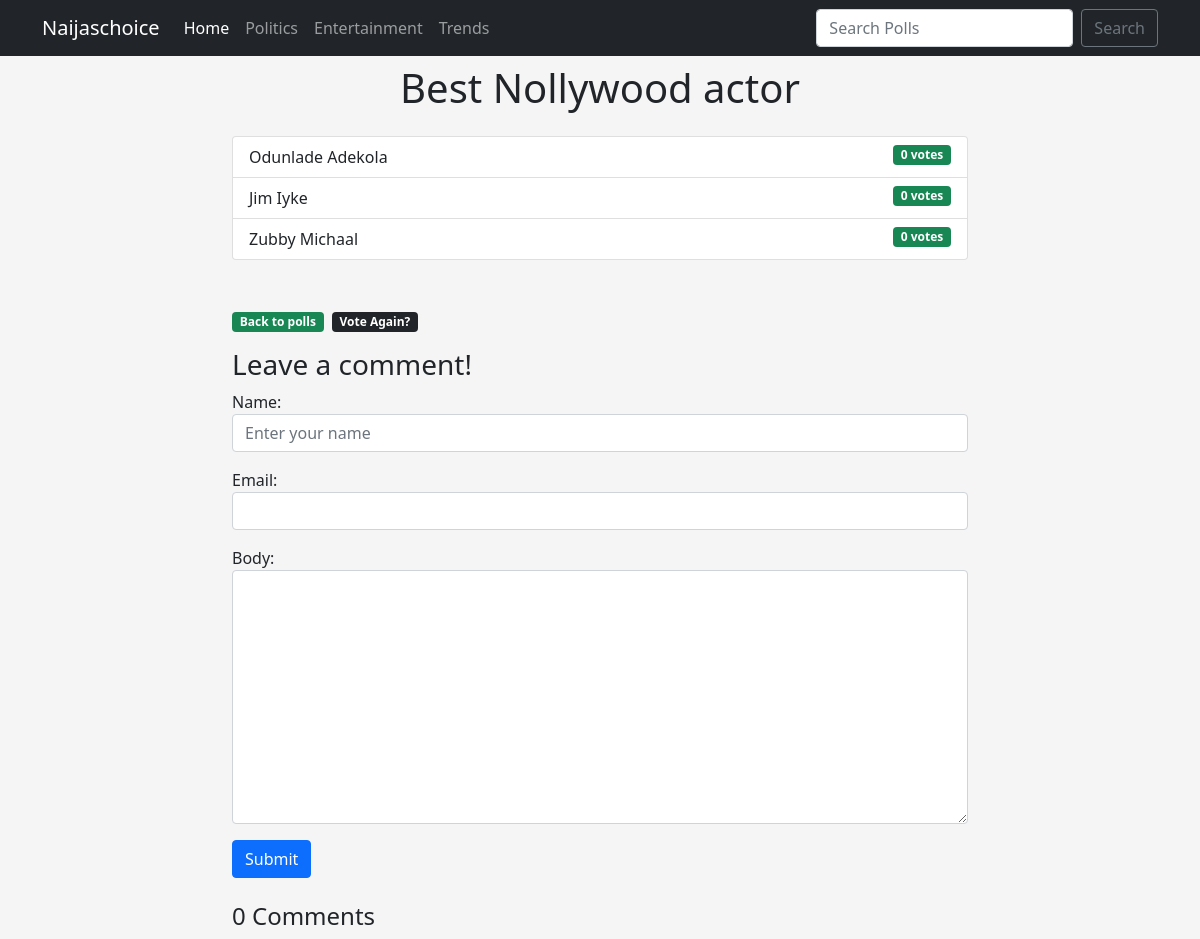
The app's page /3/results/ with its own data.
### polls/models.py (models this page shows, shortened)
class Question(models.Model):
    question_title = models.CharField(max_length=200, blank=False)
    pub_date = models.DateTimeField('date published')
    slug_field = models.CharField(max_length=100, blank=False)
    tags = TaggableManager()

class Choice(models.Model):
    question = models.ForeignKey(Question, on_delete=models.CASCADE)
    choice_text = models.CharField(max_length=200)
    votes = models.IntegerField(default=0)

### polls/views.py (the view)
# urls.py: path('<int:question_id>/results/', views.results, name='results'),
def results(request, question_id):
    question = get_object_or_404(Question, pk=question_id)
    comments = question.comments.filter(active=True)
    new_comment = None
    if request.method == 'POST':
        form = CommentForm(data=request.POST)
        if form.is_valid():
            new_comment = form.save(commit=False)
            new_comment.question = question
            new_comment.save()
    else:
        form = CommentForm()
    return render(request, 'polls/results.html', {'question': question,
                                                  'form': form, 'new_comment': new_comment, 'comments': comments})

### polls/forms.py
class CommentForm(forms.ModelForm):
    name = forms.CharField(widget=forms.TextInput(
        attrs={'class': 'form-control', 'placeholder': 'Enter your name'}))
    email = forms.EmailField(widget=forms.TextInput(
        attrs={'class': 'form-control'}))
    body = forms.CharField(widget=forms.Textarea(
        attrs={'class': 'form-control'}))
    class Meta:
        model = Comments
        fields = ('name', 'email', 'body')

### templates/polls/results.html (shortened to what this page needs)
{% extends 'base.html' %}
{% block content %}
<h1 class="mb-4 text-center mt-1">{{ question.question_title}}</h1>
<ul class="list-group mb-5">
    {% for choice in question.choice_set.all %}
    <li class="list-group-item">
        {{choice.choice_text}} <span class="badge bg-success float-end">
            {{ choice.votes }} vote{{ choice.votes |pluralize }}
        </span>
    </li>
    {% endfor %}
</ul>
<div class="row">
    <div class="share-col m-auto col-sm-12 col-md-6 justify-content-sm-start gap-2 mt-1">
        <a class="badge bg-success text-decoration-none" href="{% url 'index' %}">Back to polls</a>
        <a class="badge bg-dark text-decoration-none" href="{% url 'detail' question.id%}">Vote Again? </a>
    </div>
        {% load social_share %}
</div>
<div class="mb-4  mt-3">
    <div>
        {% if new_comment %}
        <div class="alert alert-success" role="alert">
            Your comment is awaiting moderation
        </div>
        {% else %}
        <h3>Leave a comment!</h3>
        <form method="POST" class="form-group">
            {{ form.as_p }}
            <button type="submit" class="btn btn-primary" value="Post a reply">Submit</button>
        </form>
        {% endif %}
    </div>
</div>
<div class="mt-4">
    <h4 >
        {{ question.comments.count }} Comment{{ question.comments.count |pluralize }}
    </h4>
</div>
</div>
</div>
</div>
{% endblock %}

### staticfiles/css/polls.css (style rules this page uses)
body { background: whitesmoke; }
.share-col { display: flex; justify-content: center; }

### records on screen
Question: question_title "Best Nollywood actor", comments.count "0"
Choice: choice_text "Odunlade Adekola", votes "0"
Choice: choice_text "Jim Iyke", votes "0"
Choice: choice_text "Zubby Michaal", votes "0"
